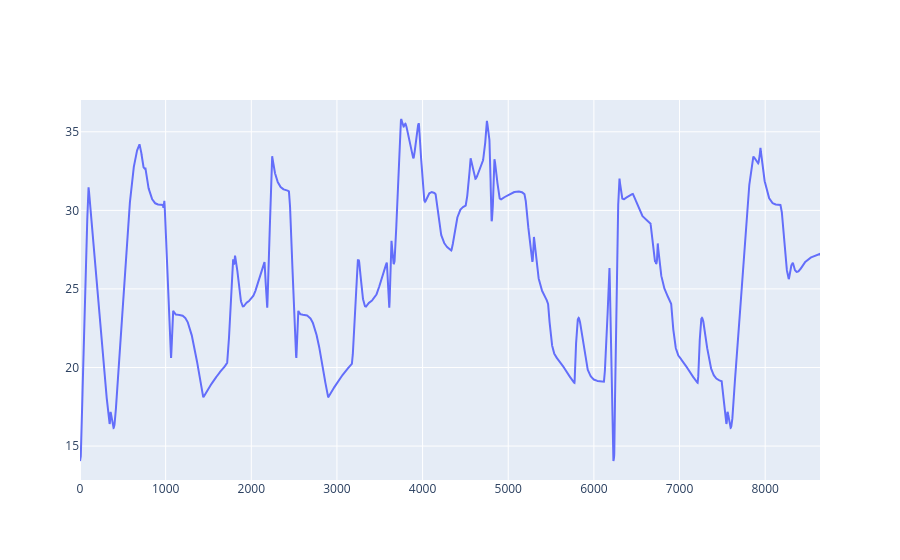

Notebook code for this chart:
### Code cell
import stumpy

# Compute matrix profile on all units combined
matrix_profile = stumpy.stump(scaled_df.iloc[:, 0].values, m=window_size)[:, 0]

# Look for sudden jumps in matrix profile (regime change indicator)
mp_change = np.abs(np.diff(matrix_profile))
regime_change_threshold = np.percentile(mp_change, 95)

regime_changes = np.where(mp_change > regime_change_threshold)[0]

# Plot to visualize
fig = go.Figure()
fig.add_trace(go.Scatter(y=matrix_profile, name='Matrix Profile', mode='lines'))
for rc in regime_changes:
    fig.add_vline(x=scaled_df.index[rc], line_dash='dash', line_color='red')
fig.show()
